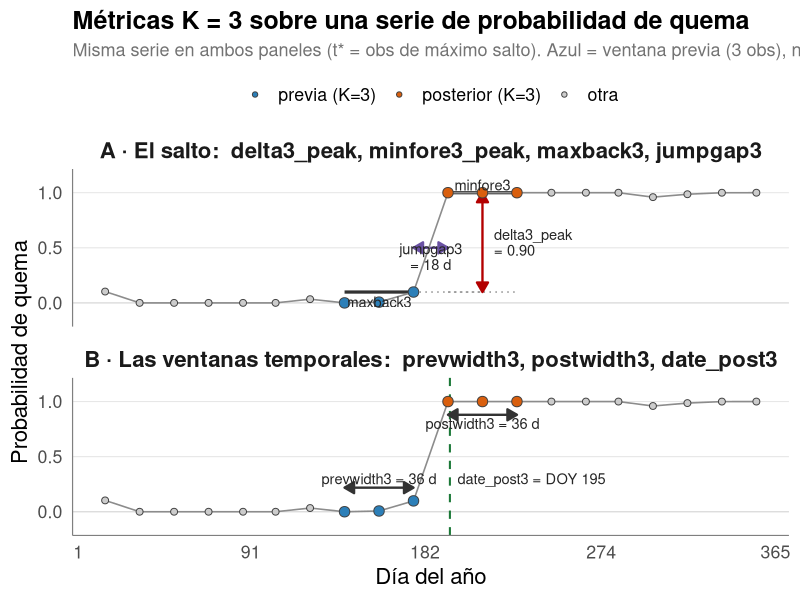
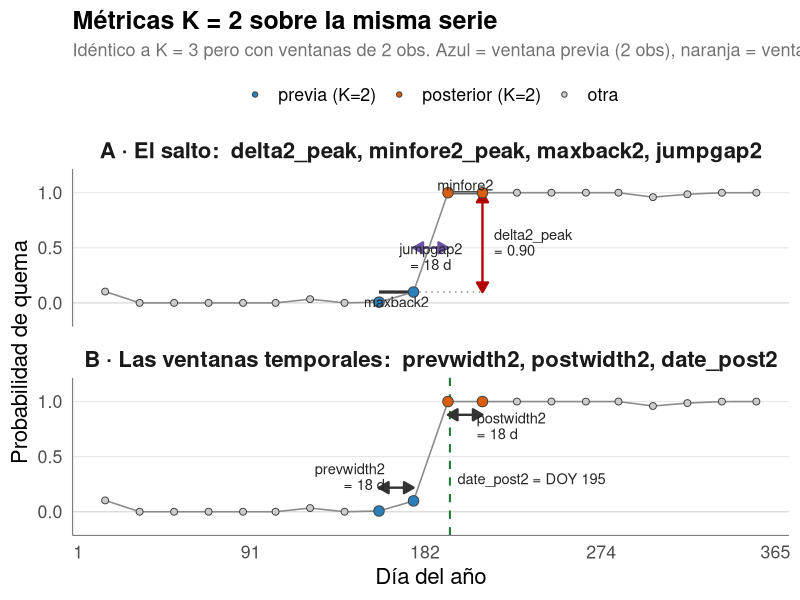

The R script that drew these images, in order:
## ---- chunk 1
library(tidyverse)

# Mismo tema que el resto de los notebooks del repo (única fuente de estilo).
theme_burn <- function(base_size = 16) {
  theme_minimal(base_size = base_size) +
    theme(
      strip.text.x     = element_text(face = "bold", size = base_size,
                                      margin = margin(b = 6)),
      panel.spacing    = unit(1.1, "lines"),
      panel.grid.minor = element_blank(),
      panel.grid.major.x = element_blank(),
      panel.grid.major.y = element_line(colour = "grey90", linewidth = 0.35),
      axis.line        = element_line(colour = "grey50", linewidth = 0.4),
      plot.title       = element_text(face = "bold", size = base_size + 2,
                                      margin = margin(b = 6)),
      plot.subtitle    = element_text(size = base_size - 3, colour = "grey45",
                                      margin = margin(b = 8)),
      legend.position  = "top"
    )
}
theme_set(theme_burn())
## ---- chunk 2
# --- Serie sintética: muchos ceros -> salto -> muchos ~1, con un poco de ruido ---
set.seed(7)
n   <- 20
doy <- round(seq(15, 355, length.out = n))          # ~18 d de separación
base  <- c(rep(0, 10), rep(1, 10))                    # escalón limpio
noise <- rnorm(n, 0, 0.045)
p     <- pmin(pmax(base + noise, 0), 1)               # recorte a [0, 1]

# t* = primera obs posterior al salto. Ventana previa = t*-3..t*-1, posterior = t*..t*+2
tstar <- 11L
prev_idx <- c(8L, 9L, 10L)     # t*-3, t*-2, t*-1
post_idx <- c(11L, 12L, 13L)   # t*,   t*+1, t*+2

maxback3   <- max(p[prev_idx])                 # techo previo
minfore3   <- min(p[post_idx])                 # piso posterior
delta3     <- minfore3 - maxback3              # el salto
jumpgap3   <- doy[tstar] - doy[tstar - 1L]     # días entre t*-1 y t*
prevwidth3 <- doy[tstar - 1L] - doy[tstar - 3L]
postwidth3 <- doy[tstar + 2L] - doy[tstar]
date_post3 <- doy[tstar] + 1L

# Rol de cada observación (para colorear los puntos de las ventanas K=3).
role <- rep("otra", n)
role[prev_idx] <- "previa (K=3)"
role[post_idx] <- "posterior (K=3)"
role <- factor(role, levels = c("previa (K=3)", "posterior (K=3)", "otra"))

panel_levels <- c(
  "A · El salto:  delta3_peak, minfore3_peak, maxback3, jumpgap3",
  "B · Las ventanas temporales:  prevwidth3, postwidth3, date_post3"
)

# La misma serie se dibuja en los dos paneles.
df_prob <- tidyr::crossing(
  panel = factor(panel_levels, levels = panel_levels),
  tibble(doy = doy, p = p, role = role)
)
## ---- chunk 3
#| fig-width: 12
#| fig-height: 11

pA <- panel_levels[1]
pB <- panel_levels[2]
col_prev <- "#2C7FB8"; col_post <- "#D95F0E"

arr <- arrow(length = unit(0.11, "inches"), ends = "both", type = "closed")

# ---- Panel A: segmentos de nivel, salto (delta) y jumpgap ----
segA <- tibble(
  panel = factor(c(pA, pA, pA), levels = panel_levels),
  x    = c(doy[prev_idx[1]], doy[post_idx[1]], doy[post_idx[1]]),
  xend = c(doy[prev_idx[3]], doy[post_idx[3]], doy[post_idx[3]]),
  y    = c(maxback3, minfore3, maxback3),   # 3ra fila = guía punteada de maxback3
  yend = c(maxback3, minfore3, maxback3),
  kind = c("nivel", "nivel", "guia")
)
# Flecha vertical del salto (delta3) un poco a la derecha de t*.
x_delta <- doy[post_idx[2]]
arrA_delta <- tibble(panel = factor(pA, levels = panel_levels),
                     x = x_delta, xend = x_delta, y = maxback3, yend = minfore3)
guiaA_delta <- tibble(panel = factor(pA, levels = panel_levels),   # base hasta la flecha
                      x = doy[prev_idx[3]], xend = x_delta,
                      y = maxback3, yend = maxback3)
# Flecha horizontal del jumpgap.
y_gap <- 0.5
arrA_gap <- tibble(panel = factor(pA, levels = panel_levels),
                   x = doy[tstar - 1L], xend = doy[tstar], y = y_gap, yend = y_gap)

txtA <- tibble(
  panel = factor(pA, levels = panel_levels),
  x = c(doy[prev_idx[2]], doy[post_idx[2]], x_delta + 6, (doy[tstar-1L]+doy[tstar])/2),
  y = c(maxback3 - 0.09, minfore3 + 0.07, (maxback3 + minfore3)/2, y_gap - 0.08),
  label = c("maxback3", "minfore3",
            sprintf("delta3_peak\n= %.2f", delta3),
            sprintf("jumpgap3\n= %d d", jumpgap3)),
  hjust = c(0.5, 0.5, 0, 0.5)
)

# ---- Panel B: anchos de ventana y date_post3 ----
arrB <- tibble(
  panel = factor(c(pB, pB), levels = panel_levels),
  x    = c(doy[prev_idx[1]], doy[post_idx[1]]),
  xend = c(doy[prev_idx[3]], doy[post_idx[3]]),
  y    = c(maxback3 + 0.12, minfore3 - 0.12),
  yend = c(maxback3 + 0.12, minfore3 - 0.12)
)
vlineB <- tibble(panel = factor(pB, levels = panel_levels), x = date_post3)
txtB <- tibble(
  panel = factor(c(pB, pB, pB), levels = panel_levels),
  x = c(doy[prev_idx[2]], doy[post_idx[2]], date_post3 + 4),
  y = c(maxback3 + 0.20, minfore3 - 0.20, 0.30),
  label = c(sprintf("prevwidth3 = %d d", prevwidth3),
            sprintf("postwidth3 = %d d", postwidth3),
            sprintf("date_post3 = DOY %d", date_post3)),
  hjust = c(0.5, 0.5, 0)
)

ggplot(df_prob, aes(doy, p)) +
  # nivel de referencia
  geom_hline(yintercept = 0, colour = "grey85", linewidth = 0.35) +
  # --- panel A ---
  geom_segment(data = segA %>% filter(kind == "guia"),
               aes(x = x, xend = xend, y = y, yend = yend),
               linetype = "dotted", colour = "grey55", linewidth = 0.5) +
  geom_segment(data = segA %>% filter(kind == "nivel"),
               aes(x = x, xend = xend, y = y, yend = yend),
               colour = "grey20", linewidth = 1.1) +
  geom_segment(data = guiaA_delta, aes(x = x, xend = xend, y = y, yend = yend),
               linetype = "dotted", colour = "grey55", linewidth = 0.5) +
  geom_segment(data = arrA_delta, aes(x = x, xend = xend, y = y, yend = yend),
               arrow = arr, colour = "#B30000", linewidth = 0.8) +
  geom_segment(data = arrA_gap, aes(x = x, xend = xend, y = y, yend = yend),
               arrow = arr, colour = "#6A51A3", linewidth = 0.8) +
  # --- panel B ---
  geom_vline(data = vlineB, aes(xintercept = x),
             linetype = "dashed", colour = "#1B7837", linewidth = 0.7) +
  geom_segment(data = arrB, aes(x = x, xend = xend, y = y, yend = yend),
               arrow = arr, colour = "grey20", linewidth = 0.8) +
  # --- serie (en ambos paneles) ---
  geom_line(colour = "grey55", linewidth = 0.55) +
  geom_point(aes(fill = role, size = role), shape = 21, colour = "grey25",
             stroke = 0.5) +
  # --- etiquetas ---
  geom_text(data = txtA, aes(x = x, y = y, label = label, hjust = hjust),
            size = 3.7, lineheight = 0.9, colour = "grey15") +
  geom_text(data = txtB, aes(x = x, y = y, label = label, hjust = hjust),
            size = 3.7, lineheight = 0.9, colour = "grey15") +
  facet_wrap(~ panel, ncol = 1) +
  scale_fill_manual(name = NULL,
                    values = c("previa (K=3)" = col_prev,
                               "posterior (K=3)" = col_post,
                               "otra" = "grey80")) +
  scale_size_manual(guide = "none",
                    values = c("previa (K=3)" = 3.2,
                               "posterior (K=3)" = 3.2, "otra" = 2.0)) +
  scale_x_continuous(breaks = c(1, 91, 182, 274, 365)) +
  scale_y_continuous(limits = c(-0.15, 1.15), breaks = c(0, 0.5, 1)) +
  labs(
    x = "Día del año",
    y = "Probabilidad de quema",
    title = "Métricas K = 3 sobre una serie de probabilidad de quema",
    subtitle = paste0(
      "Misma serie en ambos paneles (t* = obs de máximo salto). ",
      "Azul = ventana previa (3 obs), naranja = ventana posterior (3 obs)."
    )
  )
## ---- chunk 4
#| fig-width: 12
#| fig-height: 11

# Misma serie, mismo t*. Ventanas K=2: previa = t*-2..t*-1, posterior = t*..t*+1
prev_idx2 <- c(9L, 10L)     # t*-2, t*-1
post_idx2 <- c(11L, 12L)    # t*,   t*+1

maxback2   <- max(p[prev_idx2])
minfore2   <- min(p[post_idx2])
delta2     <- minfore2 - maxback2
jumpgap2   <- doy[tstar] - doy[tstar - 1L]
prevwidth2 <- doy[tstar - 1L] - doy[tstar - 2L]
postwidth2 <- doy[tstar + 1L] - doy[tstar]
date_post2 <- doy[tstar] + 1L

role2 <- rep("otra", n)
role2[prev_idx2] <- "previa (K=2)"
role2[post_idx2] <- "posterior (K=2)"
role2 <- factor(role2, levels = c("previa (K=2)", "posterior (K=2)", "otra"))

panel2_levels <- c(
  "A · El salto:  delta2_peak, minfore2_peak, maxback2, jumpgap2",
  "B · Las ventanas temporales:  prevwidth2, postwidth2, date_post2"
)
df_prob2 <- tidyr::crossing(
  panel = factor(panel2_levels, levels = panel2_levels),
  tibble(doy = doy, p = p, role = role2)
)

p2A <- panel2_levels[1]; p2B <- panel2_levels[2]

# ---- Panel A ----
segA2 <- tibble(
  panel = factor(c(p2A, p2A), levels = panel2_levels),
  x    = c(doy[prev_idx2[1]], doy[post_idx2[1]]),
  xend = c(doy[prev_idx2[2]], doy[post_idx2[2]]),
  y    = c(maxback2, minfore2), yend = c(maxback2, minfore2)
)
x_delta2 <- doy[post_idx2[2]]
arrA2_delta <- tibble(panel = factor(p2A, levels = panel2_levels),
                      x = x_delta2, xend = x_delta2, y = maxback2, yend = minfore2)
guiaA2_delta <- tibble(panel = factor(p2A, levels = panel2_levels),
                       x = doy[prev_idx2[2]], xend = x_delta2,
                       y = maxback2, yend = maxback2)
arrA2_gap <- tibble(panel = factor(p2A, levels = panel2_levels),
                    x = doy[tstar - 1L], xend = doy[tstar], y = 0.5, yend = 0.5)
txtA2 <- tibble(
  panel = factor(p2A, levels = panel2_levels),
  x = c(mean(doy[prev_idx2]), mean(doy[post_idx2]), x_delta2 + 6,
        (doy[tstar-1L]+doy[tstar])/2),
  y = c(maxback2 - 0.09, minfore2 + 0.07, (maxback2 + minfore2)/2, 0.42),
  label = c("maxback2", "minfore2",
            sprintf("delta2_peak\n= %.2f", delta2),
            sprintf("jumpgap2\n= %d d", jumpgap2)),
  hjust = c(0.5, 0.5, 0, 0.5)
)

# ---- Panel B ----
arrB2 <- tibble(
  panel = factor(c(p2B, p2B), levels = panel2_levels),
  x    = c(doy[prev_idx2[1]], doy[post_idx2[1]]),
  xend = c(doy[prev_idx2[2]], doy[post_idx2[2]]),
  y    = c(maxback2 + 0.12, minfore2 - 0.12),
  yend = c(maxback2 + 0.12, minfore2 - 0.12)
)
vlineB2 <- tibble(panel = factor(p2B, levels = panel2_levels), x = date_post2)
txtB2 <- tibble(
  panel = factor(c(p2B, p2B, p2B), levels = panel2_levels),
  x = c(mean(doy[prev_idx2]) - 6, mean(doy[post_idx2]) + 6, date_post2 + 4),
  y = c(maxback2 + 0.22, minfore2 - 0.22, 0.30),
  label = c(sprintf("prevwidth2\n= %d d", prevwidth2),
            sprintf("postwidth2\n= %d d", postwidth2),
            sprintf("date_post2 = DOY %d", date_post2)),
  hjust = c(1, 0, 0)
)

ggplot(df_prob2, aes(doy, p)) +
  geom_hline(yintercept = 0, colour = "grey85", linewidth = 0.35) +
  geom_segment(data = guiaA2_delta, aes(x = x, xend = xend, y = y, yend = yend),
               linetype = "dotted", colour = "grey55", linewidth = 0.5) +
  geom_segment(data = segA2, aes(x = x, xend = xend, y = y, yend = yend),
               colour = "grey20", linewidth = 1.1) +
  geom_segment(data = arrA2_delta, aes(x = x, xend = xend, y = y, yend = yend),
               arrow = arr, colour = "#B30000", linewidth = 0.8) +
  geom_segment(data = arrA2_gap, aes(x = x, xend = xend, y = y, yend = yend),
               arrow = arr, colour = "#6A51A3", linewidth = 0.8) +
  geom_vline(data = vlineB2, aes(xintercept = x),
             linetype = "dashed", colour = "#1B7837", linewidth = 0.7) +
  geom_segment(data = arrB2, aes(x = x, xend = xend, y = y, yend = yend),
               arrow = arr, colour = "grey20", linewidth = 0.8) +
  geom_line(colour = "grey55", linewidth = 0.55) +
  geom_point(aes(fill = role, size = role), shape = 21, colour = "grey25",
             stroke = 0.5) +
  geom_text(data = txtA2, aes(x = x, y = y, label = label, hjust = hjust),
            size = 3.7, lineheight = 0.9, colour = "grey15") +
  geom_text(data = txtB2, aes(x = x, y = y, label = label, hjust = hjust),
            size = 3.7, lineheight = 0.9, colour = "grey15") +
  facet_wrap(~ panel, ncol = 1) +
  scale_fill_manual(name = NULL,
                    values = c("previa (K=2)" = col_prev,
                               "posterior (K=2)" = col_post,
                               "otra" = "grey80")) +
  scale_size_manual(guide = "none",
                    values = c("previa (K=2)" = 3.2,
                               "posterior (K=2)" = 3.2, "otra" = 2.0)) +
  scale_x_continuous(breaks = c(1, 91, 182, 274, 365)) +
  scale_y_continuous(limits = c(-0.15, 1.15), breaks = c(0, 0.5, 1)) +
  labs(
    x = "Día del año",
    y = "Probabilidad de quema",
    title = "Métricas K = 2 sobre la misma serie",
    subtitle = paste0(
      "Idéntico a K = 3 pero con ventanas de 2 obs. ",
      "Azul = ventana previa (2 obs), naranja = ventana posterior (2 obs)."
    )
  )
